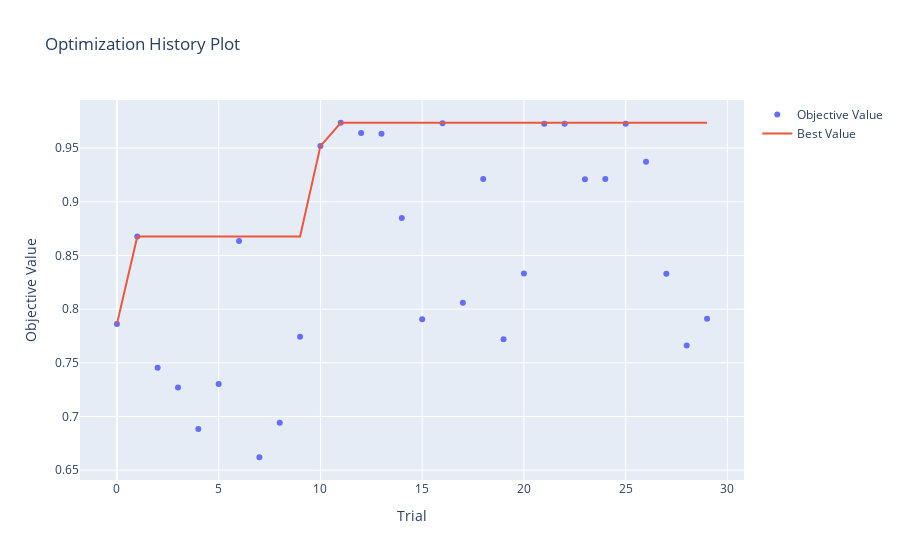

Here is the notebook cell this chart was saved with:
### Code cell
optuna.visualization.plot_optimization_history(study)

### Figure 1 — Plotly figure (JSON) as saved in the notebook; plotly's stock layout.template omitted (floating-point values rounded to 4 significant figures)
{"data": [{"mode": "markers", "name": "Objective Value", "type": "scatter", "x": [0, 1, 2, 3, 4, 5, 6, 7, 8, 9, 10, 11, 12, 13, 14, 15, 16, 17, 18, 19, 20, 21, 22, 23, 24, 25, 26, 27, 28, 29], "y": [0.7862, 0.8676, 0.7453, 0.727, 0.6883, 0.7303, 0.8633, 0.662, 0.6943, 0.7743, 0.9518, 0.9736, 0.9641, 0.9633, 0.885, 0.7905, 0.973, 0.806, 0.9212, 0.772, 0.8333, 0.9727, 0.9726, 0.921, 0.9213, 0.9727, 0.9373, 0.8329, 0.7661, 0.7911]}, {"mode": "lines", "name": "Best Value", "type": "scatter", "x": [0, 1, 2, 3, 4, 5, 6, 7, 8, 9, 10, 11, 12, 13, 14, 15, 16, 17, 18, 19, 20, 21, 22, 23, 24, 25, 26, 27, 28, 29], "y": [0.7862, 0.8676, 0.8676, 0.8676, 0.8676, 0.8676, 0.8676, 0.8676, 0.8676, 0.8676, 0.9518, 0.9736, 0.9736, 0.9736, 0.9736, 0.9736, 0.9736, 0.9736, 0.9736, 0.9736, 0.9736, 0.9736, 0.9736, 0.9736, 0.9736, 0.9736, 0.9736, 0.9736, 0.9736, 0.9736]}, {"marker": {"color": "#cccccc"}, "mode": "markers", "name": "Infeasible Trial", "showlegend": false, "type": "scatter", "x": [], "y": []}], "layout": {"title": {"text": "Optimization History Plot"}, "xaxis": {"title": {"text": "Trial"}}, "yaxis": {"title": {"text": "Objective Value"}}}}
